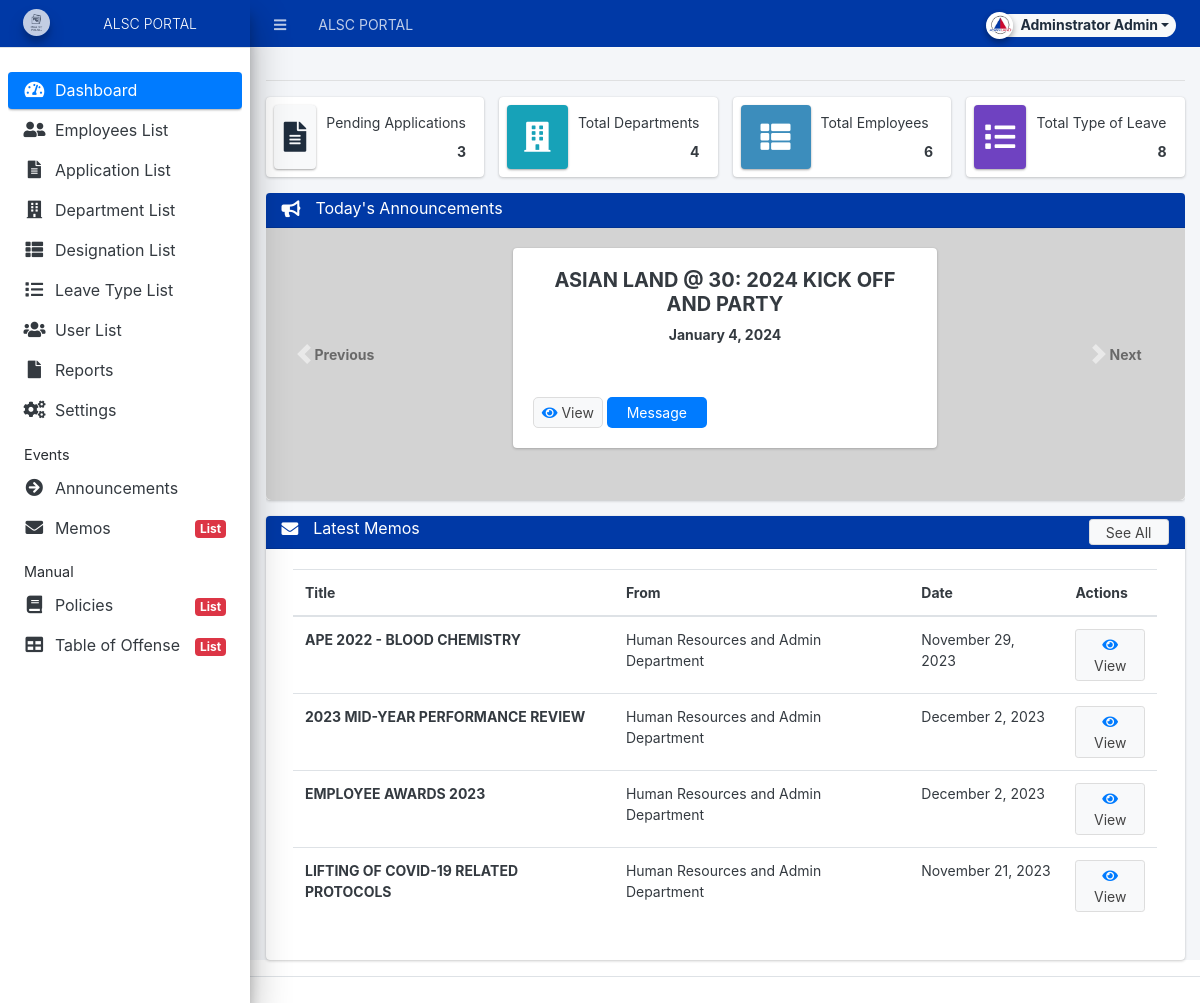
/admin/index.php (signed in), run on the app's committed database.
### tables this page shows
CREATE TABLE `announcement_list` (
  `id` int(30) NOT NULL,
  `title` text NOT NULL,
  `description` text NOT NULL,
  `date_created` datetime NOT NULL DEFAULT current_timestamp(),
  `date_updated` datetime DEFAULT NULL ON UPDATE current_timestamp(),
  `to_` text NOT NULL,
  `from_` text NOT NULL,
  `date_` datetime NOT NULL,
  `cc_` text NOT NULL,
  `ref_` text NOT NULL,
  `re_` text NOT NULL,
  `message` text NOT NULL,
  `file` text DEFAULT NULL
);

CREATE TABLE `memo_list` (
  `id` int(30) NOT NULL,
  `title` text NOT NULL,
  `description` text NOT NULL,
  `date_created` datetime NOT NULL DEFAULT current_timestamp(),
  `date_updated` datetime DEFAULT NULL ON UPDATE current_timestamp(),
  `to_` text NOT NULL,
  `from_` text NOT NULL,
  `date_` datetime NOT NULL,
  `cc_` text NOT NULL,
  `ref_` text NOT NULL,
  `re_` text NOT NULL
);

### classes/DBConnection.php (called while the page is built, shortened)
<?php
class DBConnection{
    private $host = DB_SERVER;
    private $username = DB_USERNAME;
    private $password = DB_PASSWORD;
    private $database = DB_NAME;
    public $conn;
    public function __construct(){
        if (!isset($this->conn)) {
            $this->conn = new mysqli($this->host, $this->username, $this->password, $this->database);
        }
    }
}
?>

### classes/SystemSettings.php (called while the page is built, shortened)
<?php
class SystemSettings extends DBConnection{
	function userdata($field = ''){
		if(!empty($field)){
			if(isset($_SESSION['userdata'][$field]))
				return $_SESSION['userdata'][$field];
			else
				return null;
		}else{
			return false;
		}
	}
}
$_settings = new SystemSettings();
?>

### admin/home.php (the view, shortened to what this page needs)
<hr class="bg-light">
<?php if($_settings->userdata('type') != 3): ?>
<div class="row">
          <div class="col-12 col-sm-6 col-md-3">
            <div class="info-box">
              <span class="info-box-icon bg-light elevation-1"><i class="fas fa-file-alt"></i></span>
              <div class="info-box-content">
                <span class="info-box-text">Pending Applications</span>
                <span class="info-box-number text-right">
                  <?php
                    $pending = $conn->query("SELECT * FROM `leave_applications` where type != 0 and status = 0 ")->num_rows;
                    echo number_format($pending);
                  ?>
                </span>
              </div>
            </div>
          </div>
          <div class="col-12 col-sm-6 col-md-3">
            <div class="info-box mb-3">
              <span class="info-box-icon bg-info elevation-1"><i class="fas fa-building"></i></span>
              <div class="info-box-content">
                <span class="info-box-text">Total Departments</span>
                <span class="info-box-number text-right">
                  <?php
                    $department = $conn->query("SELECT id FROM `department_list` ")->num_rows;
                    echo number_format($department);
                  ?>
                </span>
              </div>
            </div>
          </div>
          <div class="col-12 col-sm-6 col-md-3">
            <div class="info-box mb-3">
              <span class="info-box-icon bg-lightblue elevation-1"><i class="fas fa-th-list"></i></span>
              <div class="info-box-content">
                <span class="info-box-text">Total Employees</span>
                <span class="info-box-number text-right">
                <?php
                    $employee = $conn->query("SELECT DISTINCT(user_id) as total FROM `employee_meta`")->num_rows;
                    echo number_format($employee);
                  ?>
                </span>
              </div>
            </div>
          </div>
          <div class="col-12 col-sm-6 col-md-3">
            <div class="info-box mb-3">
              <span class="info-box-icon bg-purple elevation-1"><i class="fas fa-list"></i>
              </span>
              <div class="info-box-content">
                  <a href="your_php_page.php" style="text-decoration: none; color: inherit;">
                      <span class="info-box-text">Total Type of Leave</span>
                      <span class="info-box-number text-right">
                          <?php
                              $leave_types = $conn->query("SELECT id FROM `leave_types` where status = 1 ")->num_rows;
                              echo number_format($leave_types);
                          ?>
                      </span>
                  </a>
              </div>
            </div>
          </div>
        </div>
<?php endif; ?>
<div id="announcementCarousel" class="carousel slide" data-ride="carousel" data-interval="4000">
  <div class="carousel-inner">
    <?php
    $qry = $conn->query("SELECT * from `announcement_list` order by date_created desc LIMIT 4");
    $count = 0;
    while ($row = $qry->fetch_assoc()):
        $row['description'] = strip_tags(stripslashes(html_entity_decode($row['description'])));
    ?>
    <div class="carousel-item <?php echo ($count == 0) ? 'active' : ''; ?>">
      <div class="card">
        <div class="card-header" style="background-color: #0039a6 ;padding: 0.4rem 1rem">
          <div class="row">
            <div class="col-auto">
              <i class="fas fa-bullhorn" style="font-size: 1.2em; color: white;"></i>
            </div>
            <div class="col">
              <h3 class="card-title">Today's Announcements</h3>
            </div>
          </div>
        </div>
        <div class="card-body" style="background-color: #d3d3d3; border-bottom-left-radius: 5px; border-bottom-right-radius: 5px;">
          <div class="container-fluid">
            <div class="row">
              <div class="col-md-6 mx-auto mb-3">
                <div class="card" style="background-color: white; height: 200px;">
                  <div class="card-body d-flex flex-column">
                    <h5 class="announce" style="font-weight: bold; text-align: center;"><?php echo $row['title'] ?></h5>
                    <p class="card-text" style="font-weight: bold; text-align: center;"><?php echo ($row['date_updated'] != null) ? date('F j, Y', strtotime($row['date_updated'])) : date('F j, Y', strtotime($row['date_created'])); ?></p>
                    <div class="mt-auto">
                      <a class="btn btn-default btn-sm view_announce" style="border-radius:5px;" href="./?page=announcement/view_home&id=<?php echo $row['id'] ?>"><span class="fa fa-eye text-primary"></span> View</a>
                      <a class="btn btn-primary msg_announce" style="border-radius:5px;" href="javascript:void(0)" data-id="<?php echo $row['id'] ?>"><span></span> Message </a>
                    </div>
                  </div>
                </div>
              </div>
            </div>
          </div>
        </div>
      </div>
    </div>
    <?php
        $count++;
    endwhile;
    ?>
  </div>
  <a class="carousel-control-prev" href="#announcementCarousel" role="button" data-slide="prev">
    <span class="carousel-control-prev-icon" aria-hidden="true"></span>
    <span style="color: black; font-weight: bold;">Previous</span>
  </a>
  <a class="carousel-control-next" href="#announcementCarousel" role="button" data-slide="next">
    <span class="carousel-control-next-icon" aria-hidden="true"></span>
    <span style="color: black; font-weight: bold;">Next</span>
  </a>
</div>
<div class="card">
  <div class="card-header" style="background-color: #0039a6; padding: 0.2rem 1rem">
    <div class="row">
      <div class="col-auto">
        <i class="fas fa-envelope" style="font-size: 1.2em; color: white;"></i>
      </div>
      <div class="col">
        <h3 class="card-title">Latest Memos</h3>
        <div class="text-right">
          <a href="?page=memo/memo" class="btn btn-default btn-sm" style="padding: 0.1rem 1rem">See All</a>
        </div>
      </div>
    </div>
  </div>
  <div class="card-body">
    <div class="container-fluid">
      <div class="table-responsive">
        <table class="table">
          <thead>
            <tr>
              <th>Title</th>
              <th>From</th>
              <th>Date</th>
              <th>Actions</th>
            </tr>
          </thead>
          <tbody>
            <?php
            $qry = $conn->query("SELECT * from `memo_list` order by date_created desc LIMIT 4");
            while ($row = $qry->fetch_assoc()):
                $row['description'] = strip_tags(stripslashes(html_entity_decode($row['description'])));
            ?>
              <tr>
                <td style="font-weight: bold;"><?php echo $row['title'] ?></td>
                <td><?php echo $row['from_'] ?></td>
                <td><?php echo ($row['date_updated'] != null) ? date('F j, Y', strtotime($row['date_updated'])) : date('F j, Y', strtotime($row['date_created'])); ?></td>
                <td>
                  <a class="btn btn-default btn-sm view_memo" href="javascript:void(0)" data-id="<?php echo $row['id'] ?>"><span class="fa fa-eye text-primary"></span> View</a>
                </td>
              </tr>
            <?php endwhile; ?>
          </tbody>
        </table>
      </div>
    </div>
  </div>
</div>

### admin/home.php (style rules this page uses)
.msg_announce { color: white; padding: 15px 15px; border: none; border-radius: 2px; text-decoration: none; display: inline-block; line-height: 1px; width: 100px; }
.card-title { color:white; }

### data on the page
announcement_list: title "ASIAN LAND @ 30: 2024 KICK OFF AND PARTY", date_updated "January 4, 2024"
memo_list: title "APE 2022 - BLOOD CHEMISTRY", from_ "Human Resources and Admin Department", date_updated "November 29, 2023"
memo_list: title "2023 MID-YEAR PERFORMANCE REVIEW", from_ "Human Resources and Admin Department", date_updated "December 2, 2023"
memo_list: title "EMPLOYEE AWARDS 2023", from_ "Human Resources and Admin Department", date_updated "December 2, 2023"
memo_list: title "LIFTING OF COVID-19 RELATED PROTOCOLS", from_ "Human Resources and Admin Department", date_updated "November 21, 2023"

### other printed values
$_settings->info('name') "ALSC PORTAL"
$_settings->userdata('firstname').' '.$_settings->userdata('lastname') "Adminstrator Admin"
$_settings->info('short_name') "ALSC PORTAL"
$pending "3"
$department "4"
$employee "6"
$leave_types "8"
